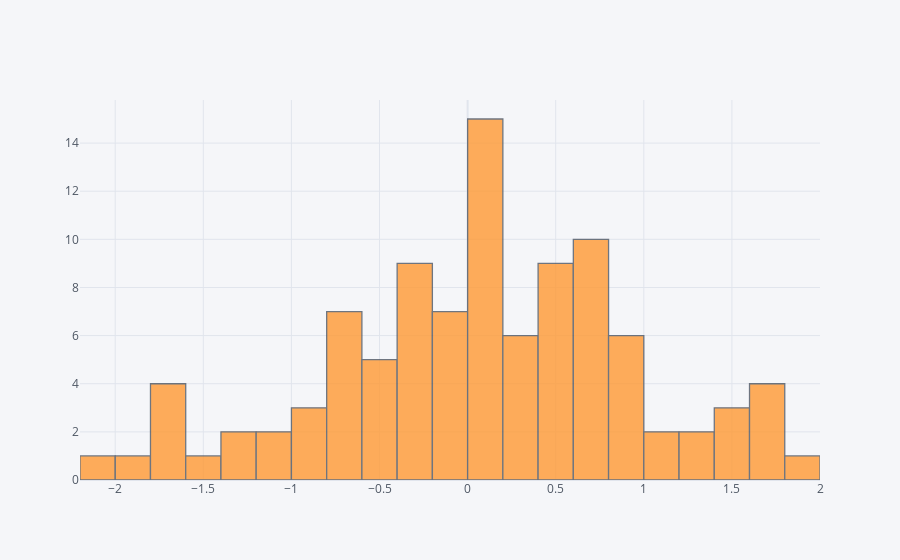

Notebook code cell kept with this figure:
### Code cell
df['A'].iplot(kind='hist',bins=30)

### Figure 1 — Plotly figure (JSON) as saved in the notebook; plotly's stock layout.template omitted (floating-point values rounded to 4 significant figures)
{"data": [{"histfunc": "count", "histnorm": "", "marker": {"color": "rgba(255, 153, 51, 1.0)", "line": {"color": "#4D5663", "width": 1.3}}, "name": "A", "nbinsx": 30, "opacity": 0.8, "orientation": "v", "type": "histogram", "x": [0.5218, 0.331, -1.194, 0.4434, -0.1893, 0.1732, 0.6968, -2.014, -0.3261, 1.702, -0.3578, 0.7959, -0.6221, 0.1795, -0.5263, -1.658, 1.573, 0.09347, 0.227, 1.741, 0.8543, 1.667, 0.2151, 0.05147, 0.5953, 1.343, 0.5056, 0.7005, -0.1161, 0.7084, -0.711, 0.2438, -0.05277, 0.652, 0.1511, -0.4599, -1.638, 1.635, -0.02111, 0.8663, -0.7992, -1.209, 0.6154, -0.6919, -0.2209, -0.3662, 1.239, -0.6051, -1.59, -0.9818, -0.4616, -0.7134, 0.07224, 0.05756, -0.4368, 0.4689, 1.502, 0.7309, -1.845, -0.02375, 0.07027, 0.7956, 0.1465, -0.2892, -1.275, -0.2774, 0.8781, -0.8697, 0.07199, -1.757, 0.3972, 0.1655, -0.332, 0.7745, 1.179, -0.9463, 0.7558, -0.5317, 0.04459, -0.3484, 0.9637, 0.5769, 0.08064, 0.5023, -0.7597, 1.416, 1.928, -1.672, 0.4554, -0.3972, 0.1704, -1.164, 0.153, -0.189, 0.2401, -0.01006, 0.8659, 1.057, 0.8628, 0.4718]}], "layout": {"barmode": "overlay", "legend": {"bgcolor": "#F5F6F9", "font": {"color": "#4D5663"}}, "paper_bgcolor": "#F5F6F9", "plot_bgcolor": "#F5F6F9", "title": {"font": {"color": "#4D5663"}}, "xaxis": {"gridcolor": "#E1E5ED", "showgrid": true, "tickfont": {"color": "#4D5663"}, "title": {"font": {"color": "#4D5663"}, "text": ""}, "zerolinecolor": "#E1E5ED"}, "yaxis": {"gridcolor": "#E1E5ED", "showgrid": true, "tickfont": {"color": "#4D5663"}, "title": {"font": {"color": "#4D5663"}, "text": ""}, "zerolinecolor": "#E1E5ED"}}}
